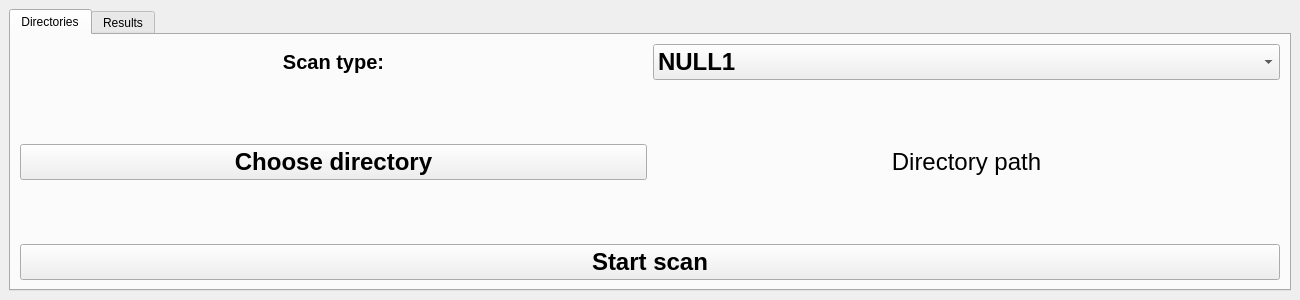
<?xml version="1.0" encoding="UTF-8"?>
<ui version="4.0">
 <class>MainWindow</class>
 <widget class="QMainWindow" name="MainWindow">
  <property name="geometry">
   <rect>
    <x>0</x>
    <y>0</y>
    <width>1300</width>
    <height>300</height>
   </rect>
  </property>
  <property name="minimumSize">
   <size>
    <width>1300</width>
    <height>300</height>
   </size>
  </property>
  <property name="windowTitle">
   <string>MainWindow</string>
  </property>
  <widget class="QWidget" name="centralwidget">
   <layout class="QVBoxLayout" name="verticalLayout_2">
    <item>
     <widget class="QTabWidget" name="main_TabWidget">
      <property name="currentIndex">
       <number>0</number>
      </property>
      <widget class="QWidget" name="directoriesTab">
       <attribute name="title">
        <string>Directories</string>
       </attribute>
       <layout class="QVBoxLayout" name="verticalLayout_3">
        <item>
         <layout class="QVBoxLayout" name="verticalLayout">
          <item>
           <layout class="QHBoxLayout" name="scanType_HorizontalLayout">
            <item>
             <widget class="QLabel" name="scanType_Label">
              <property name="sizePolicy">
               <sizepolicy hsizetype="Preferred" vsizetype="Preferred">
                <horstretch>0</horstretch>
                <verstretch>0</verstretch>
               </sizepolicy>
              </property>
              <property name="font">
               <font>
                <pointsize>15</pointsize>
                <bold>true</bold>
               </font>
              </property>
              <property name="text">
               <string>Scan type:</string>
              </property>
              <property name="alignment">
               <set>Qt::AlignmentFlag::AlignCenter</set>
              </property>
             </widget>
            </item>
            <item>
             <widget class="QComboBox" name="scanType_ComboBox">
              <property name="sizePolicy">
               <sizepolicy hsizetype="Preferred" vsizetype="Fixed">
                <horstretch>0</horstretch>
                <verstretch>0</verstretch>
               </sizepolicy>
              </property>
              <property name="font">
               <font>
                <pointsize>18</pointsize>
                <bold>true</bold>
               </font>
              </property>
              <property name="sizeAdjustPolicy">
               <enum>QComboBox::SizeAdjustPolicy::AdjustToContents</enum>
              </property>
              <property name="frame">
               <bool>true</bool>
              </property>
              <item>
               <property name="text">
                <string>NULL1</string>
               </property>
              </item>
              <item>
               <property name="text">
                <string>NULL2</string>
               </property>
              </item>
             </widget>
            </item>
           </layout>
          </item>
          <item>
           <layout class="QHBoxLayout" name="horizontalLayout">
            <item>
             <widget class="QPushButton" name="chooseDirectory_PushButton">
              <property name="font">
               <font>
                <pointsize>18</pointsize>
                <bold>true</bold>
               </font>
              </property>
              <property name="text">
               <string>Choose directory</string>
              </property>
             </widget>
            </item>
            <item>
             <widget class="QLabel" name="directoryPath_Label">
              <property name="font">
               <font>
                <pointsize>18</pointsize>
               </font>
              </property>
              <property name="text">
               <string>Directory path</string>
              </property>
              <property name="alignment">
               <set>Qt::AlignmentFlag::AlignCenter</set>
              </property>
             </widget>
            </item>
           </layout>
          </item>
          <item>
           <widget class="QPushButton" name="startScan_PushButton">
            <property name="font">
             <font>
              <pointsize>18</pointsize>
              <bold>true</bold>
             </font>
            </property>
            <property name="text">
             <string>Start scan</string>
            </property>
           </widget>
          </item>
         </layout>
        </item>
       </layout>
      </widget>
      <widget class="QWidget" name="resultsTab">
       <attribute name="title">
        <string>Results</string>
       </attribute>
       <layout class="QVBoxLayout" name="verticalLayout_4">
        <item>
         <widget class="QTableWidget" name="results_TableWidget">
          <column>
           <property name="text">
            <string>File name</string>
           </property>
          </column>
          <column>
           <property name="text">
            <string>Folder</string>
           </property>
          </column>
          <column>
           <property name="text">
            <string>Size (KB)</string>
           </property>
          </column>
         </widget>
        </item>
       </layout>
      </widget>
     </widget>
    </item>
   </layout>
  </widget>
 </widget>
 <resources/>
 <connections/>
</ui>
